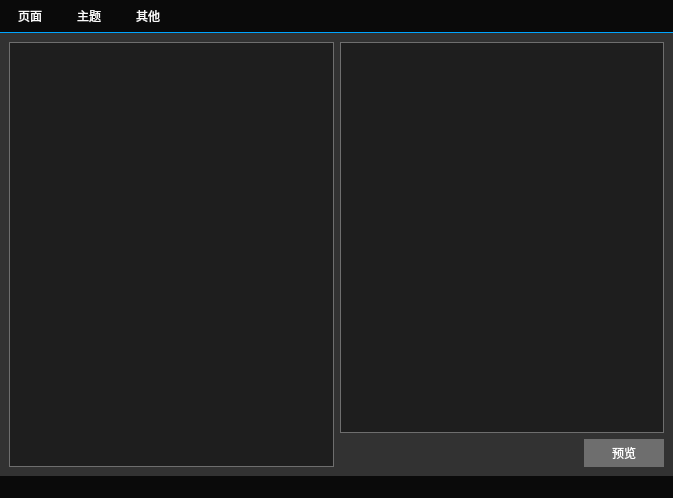
<?xml version="1.0" encoding="UTF-8"?>
<ui version="4.0">
 <class>MainWindow</class>
 <widget class="QMainWindow" name="MainWindow">
  <property name="geometry">
   <rect>
    <x>0</x>
    <y>0</y>
    <width>673</width>
    <height>498</height>
   </rect>
  </property>
  <property name="windowTitle">
   <string>Learn QSS (by GongJianBo)</string>
  </property>
  <property name="styleSheet">
   <string notr="true">/*
rgb(255,165,0)橙黄色
rgb(0,255,165)青绿色
rgb(0,165,255)青蓝色
*/
*{
margin:0;
padding:0;
border:0;
font: 14px &quot;SimSun&quot;;
color: white;
background-color: transparent;
}
QMainWiondow#MainWindow,
QWidget#centralwidget{
background-color: rgb(50, 50, 50);
font: 14px &quot;SimSun&quot;;
}
/*菜单栏*/
QMenuBar{
background-color: rgb(10, 10, 10);
font: 14px &quot;SimSun&quot;;
color: rgb(250, 250, 250);
min-height: 28px;
min-width: 50px;
spacing: 1px;
border: 0;
border-bottom: 1px solid rgb(0, 165, 255);
}
QMenuBar::item{
}
QMenuBar::item:selected,
QMenuBar::item:pressed{
background-color: rgb(50, 50, 50);
}
/*菜单*/
QPushButton::menu-indicator{/*setmenu后的小三角*/
image:none;
}
QMenu{
border: 1px solid rgb(128, 128, 128);
background-color: rgb(50, 50, 50);
}
QMenu::item{
padding: 0;
padding-left: 20px;
padding-right: 20px;
font: 14px &quot;SimSun&quot;;
min-height: 28px;
min-width: 50px;
color: rgb(250, 250, 250);
background-color: rgb(50, 50, 50);
}
QMenu::item:disabled{
color: rgb(240, 240, 240);
background-color: rgb(110, 110, 110);
}
QMenu::item:selected{
background-color: rgb(255, 165, 0);
}
QMenu::item:selected:disabled{
color: rgb(10, 10, 10);
background-color: rgb(110, 110, 110);
}
QMenu::separator{/*分割线*/
height: 1px;
background: rgb(70, 70, 70);
}
QMenu::indicator{
width: 12px;
height: 12px;
border-radius: 6px;
position: absolute;
left: 5px;
}
/*多选勾选框样式(see QActionGroup::setExclusive)*/
QMenu::indicator:non-exclusive:checked{
background-color: rgb(0, 165, 255);
image: none;
}
QMenu::indicator:non-exclusive:selected:checked{
background-color: rgb(0, 165, 255);
image: none;
}
QMenu::indicator:non-exclusive:unchecked{
background-color: transparent;
image: none;
}
QMenu::indicator:non-exclusive:selected:unchecked{
background-color: rgb(200, 200, 200);
image: none;
}
/*单选勾选框样式(see QActionGroup::setExclusive)*/
QMenu::indicator:exclusive:checked{
background-color: rgb(0, 255, 165);
image: none;
}
QMenu::indicator:exclusive:selected:checked{
background-color: rgb(0, 255, 165);
image: none;
}
QMenu::indicator:exclusive:unchecked{
background-color: transparent;
image: none;
}
QMenu::indicator:exclusive:selected:unchecked{
background-color: rgb(200, 200, 200);
image: none;
}
QMenu::right-arrow{
width: 12px;
height: 12px;
border-radius: 6px;
position: absolute;
right: 5px;
background-color: rgb(250, 250, 250);
image: none;
}
QMenu::right-arrow:selected{
background-color: rgb(0, 255, 165);
}
/*QMenu::left-arrow{}*/
QMenu::icon{
position: absolute;
left: 5px;
}
QMenu QLabel{
font: 14px &quot;SimSun&quot;;
color: rgb(250, 250, 250);
background-color: transparent;
}
QMenu QWidget:hover{
background-color: rgb(255, 165, 0);
}
/*状态栏*/
#statusbar{
background-color: rgb(10, 10, 10);
font: 14px &quot;SimSun&quot;;
}
/*整体样式*/
#btnPreview{
width: 80px;
height: 28px;
background-color: rgb(110, 110, 110);
}
#btnPreview:hover{
background-color: rgb(255, 165, 0);
}
#editPreview{
background: rgb(30, 30, 30);
border: 1px solid rgb(110, 110, 110);
padding: 10px;
}
#stackedWidget{
background: rgb(30, 30, 30);
border: 1px solid rgb(110, 110, 110);
}</string>
  </property>
  <widget class="QWidget" name="centralwidget">
   <layout class="QHBoxLayout" name="horizontalLayout_2">
    <item>
     <widget class="QStackedWidget" name="stackedWidget">
      <property name="sizePolicy">
       <sizepolicy hsizetype="Expanding" vsizetype="Preferred">
        <horstretch>0</horstretch>
        <verstretch>0</verstretch>
       </sizepolicy>
      </property>
     </widget>
    </item>
    <item>
     <layout class="QVBoxLayout" name="verticalLayout">
      <item>
       <widget class="QTextEdit" name="editPreview"/>
      </item>
      <item>
       <layout class="QHBoxLayout" name="horizontalLayout">
        <item>
         <spacer name="horizontalSpacer">
          <property name="orientation">
           <enum>Qt::Horizontal</enum>
          </property>
          <property name="sizeHint" stdset="0">
           <size>
            <width>40</width>
            <height>20</height>
           </size>
          </property>
         </spacer>
        </item>
        <item>
         <widget class="QPushButton" name="btnPreview">
          <property name="text">
           <string>预览</string>
          </property>
         </widget>
        </item>
       </layout>
      </item>
     </layout>
    </item>
   </layout>
  </widget>
  <widget class="QMenuBar" name="menubar">
   <property name="geometry">
    <rect>
     <x>0</x>
     <y>0</y>
     <width>673</width>
     <height>34</height>
    </rect>
   </property>
   <widget class="QMenu" name="menuPage">
    <property name="title">
     <string>页面</string>
    </property>
   </widget>
   <widget class="QMenu" name="menuOther">
    <property name="title">
     <string>其他</string>
    </property>
   </widget>
   <widget class="QMenu" name="menuTheme">
    <property name="title">
     <string>主题</string>
    </property>
   </widget>
   <addaction name="menuPage"/>
   <addaction name="menuTheme"/>
   <addaction name="menuOther"/>
  </widget>
  <widget class="QStatusBar" name="statusbar"/>
 </widget>
 <resources/>
 <connections/>
</ui>
